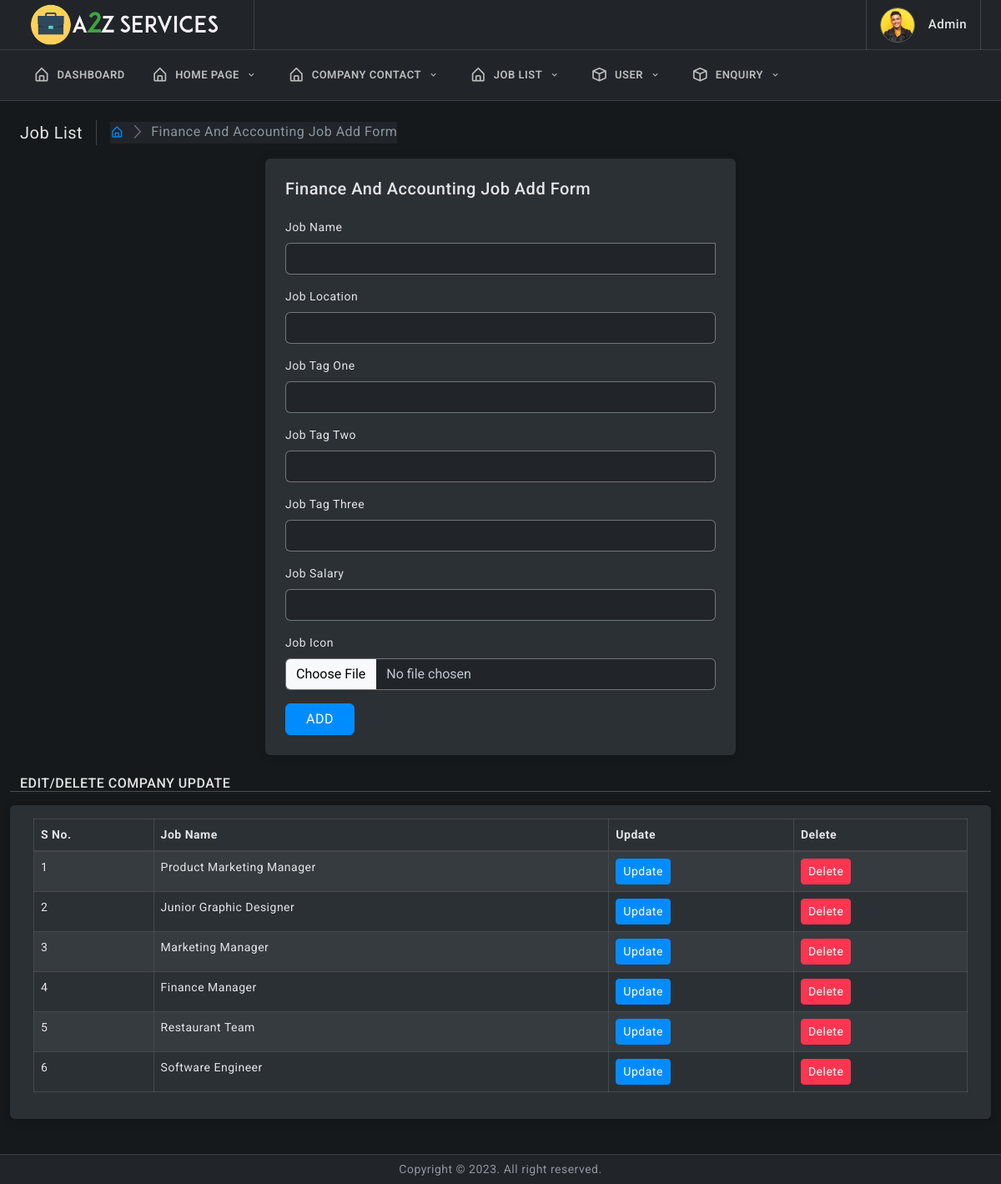
/admin/finance.php (signed in), run on the app's committed database.
### tables this page shows
CREATE TABLE `finance_popjob` (
  `id` int(11) NOT NULL,
  `job_icon` varchar(200) NOT NULL,
  `job_name` varchar(100) NOT NULL,
  `job_by` varchar(100) NOT NULL,
  `job_loc` varchar(200) NOT NULL,
  `job_tag_one` varchar(50) NOT NULL,
  `job_tag_two` varchar(50) NOT NULL,
  `job_tag_three` varchar(50) NOT NULL,
  `salary` varchar(100) NOT NULL
);

### admin/finance.php (the view, shortened to what this page needs)
<?php include_once("elements/connect.php");?>
<!doctype html>
<html lang="en">
<head>
	<link href="assets/plugins/simplebar/css/simplebar.css" rel="stylesheet" />
	<link href="assets/plugins/perfect-scrollbar/css/perfect-scrollbar.css" rel="stylesheet" />
	<link href="assets/plugins/metismenu/css/metisMenu.min.css" rel="stylesheet" />
	<link href="assets/css/pace.min.css" rel="stylesheet" />
	<link href="assets/css/bootstrap.min.css" rel="stylesheet">
	<link href="assets/css/bootstrap-extended.css" rel="stylesheet">
	<link href="assets/css/app.css" rel="stylesheet">
	<link href="assets/css/icons.css" rel="stylesheet">
	<link rel="stylesheet" href="assets/css/dark.css" />
</head>
<body>
	<?php include("elements/navbar.php");?>
		<div class="page-wrapper">
			<div class="page-content">
				<div class="page-breadcrumb d-none d-sm-flex align-items-center mb-3">
					<div class="breadcrumb-title pe-3">Job List</div>
					<div class="ps-3">
						<nav aria-label="breadcrumb">
							<ol class="breadcrumb mb-0 p-0">
								<li class="breadcrumb-item"><a href="javascript:;"><i class="bx bx-home-alt"></i></a>
								</li>
								<li class="breadcrumb-item active" aria-current="page">Finance And Accounting Job Add Form</li>
							</ol>
						</nav>
					</div>
				</div>
				<div class="row">
				<div class="col-xl-6 mx-auto">
					<div class="card">
						<div class="card-body p-4">
							<h5 class="mb-4">Finance And Accounting  Job Add Form</h5>
							<form class="row g-3" method="POST" action="elements/redirect" enctype="multipart/form-data">
                                <div class="col-md-12">
									<label for="input26" class="form-label">Job Name</label>
									<div class="input-group">
										<input type="text" class="form-control"  name="job_name"   autocomplete="off"  required>
									</div>
								</div>
                                <div class="col-md-12">
									<label for="input26" class="form-label">Job Location</label>
									<div class="input-group">
										<input type="text" class="form-control"  name="job_loc"   autocomplete="off"  required>
									</div>
								</div>
                                <div class="col-md-12">
									<label for="input26" class="form-label">Job Tag One</label>
									<div class="input-group">
										<input type="text" class="form-control"  name="job_tag_one"   autocomplete="off"  required>
									</div>
								</div>
                                <div class="col-md-12">
									<label for="input26" class="form-label">Job Tag Two</label>
									<div class="input-group">
										<input type="text" class="form-control"  name="job_tag_two"  autocomplete="off"  required>
									</div>
								</div>
                                <div class="col-md-12">
									<label for="input26" class="form-label">Job Tag Three</label>
									<div class="input-group">
										<input type="text" class="form-control"  name="job_tag_three"   autocomplete="off"  required>
									</div>
								</div>
                                <div class="col-md-12">
									<label for="input26" class="form-label">Job Salary</label>
									<div class="input-group">
										<input type="text" class="form-control"  name="salary"   autocomplete="off"  required>
									</div>
								</div>
	                            <div class="col-md-12">
		                            <label for="input26" class="form-label">Job Icon </label>
		                            <div class="input-group">
			                            <input type="file" class="form-control" name="job_icon" id="inputGroupFile01" required >
		                            </div>
	                            </div>
                                <div class="col-md-12">
		                            <div class="d-md-flex d-grid align-items-center gap-3">
                                        <input class="btn btn-primary px-4" type="submit" name="finadd" value="ADD">
		                            </div>
	                            </div>
                            </form>
						</div>
					</div>
				</div>
                <h6 class="mb-0 text-uppercase">Edit/Delete Company Update</h6>
				<hr/>
				<div class="card">
					<div class="card-body">
						<div class="table-responsive">
							<table id="example" class="table table-striped table-bordered" style="width:100%">
							    <thead>
									<tr>
										<th>S No.</th>
										<th>Job Name</th>
										<th>Update</th>
                                        <th>Delete</th>
									</tr>
								</thead>
								<tbody>
								<?php
                                $a=0;
                                $data=mysqli_query($conn,"SELECT * FROM finance_popjob ");
                                while($d=mysqli_fetch_array($data)){
                                    ?>
                                    <tr>
                                        <td><?php echo ++$a?></td>
                                        <td><?php echo $d['job_name']?></td>
								        <td><a href="finance-update-form?myid=<?php echo $d['id']?>" style="color: #fff;"><button class="btn btn-sm btn-primary">Update</button></a></td>
								        <td><button type="submit" name="fdelete" class="btn btn-sm btn-danger" onclick="delete_package('<?php echo $d['id']?>')">Delete</button></td>
                                    </tr>
                                    <?php
                                }
                                ?>
								</tbody>
							</table>
						</div>
					</div>
				</div>
			</div>
			</div>
		</div>
		<footer class="page-footer">
			<p class="mb-0">Copyright © 2023. All right reserved.</p>
		</footer>
	</div>
</body>
</html>

### admin/assets/css/app.css (style rules this page uses)
body { font-size: 14px; color: #4c5258; letter-spacing: 0.5px; background-color: #f7f7ff; font-family: 'Roboto', sans-serif; }
.page-wrapper { height: 100%; margin-top: 120px; margin-bottom: 30px; margin-left: 0px; }
.page-content { padding: 1.5rem; }
.page-footer { background: #ffffff; left: 0px; right: 0; bottom: 0; position: fixed; text-align: center; padding: 7px; font-size: 14px; border-top: 1px solid #e4e4e4; z-index: 3; }
.breadcrumb-title { font-size: 20px; border-right: 1.5px solid #aaa4a4; }
.page-breadcrumb .breadcrumb li.breadcrumb-item { font-size: 16px; }
.page-breadcrumb .breadcrumb-item+.breadcrumb-item::before { display: inline-block; padding-right: .5rem; color: #6c757d; font-family: 'LineIcons'; content: "\ea5c"; }
input::placeholder { color: #000 !important; opacity: .3 !important }

### admin/assets/css/dark.css (style rules this page uses)
body { color: var(--bs-body-color); --bs-body-color: #e4e5e6; background-color: #16191b; }
.h1, .h2, .h3, .h4, .h5, .h6, h1, h2, h3, h4, h5, h6 { color: #e4e5e6; }
p { color: #91949f; }
.card { background-color: #2b3035; box-shadow: 0 0.1rem 0.7rem rgb(0 0 0 / 20%); }
.page-footer { background-color: #212529; border-top: 1px solid rgb(237 237 237 / 12%); }
::placeholder { color: #e4e5e6 !important; opacity: .5 !important; }
.table { --bs-table-bg: transparent; --bs-table-striped-color: #e4e5e6; --bs-table-striped-bg: rgba(255, 255, 0255, 0.05); --bs-table-active-color: #e4e5e6; --bs-table-active-bg: rgba(255, 255, 255, 0.1); --bs-table-hover-color: #e4e5e6; --bs-table-hover-bg: rgba(255, 255, 255, 0.075); width: 100%; margin-bottom: 1rem; color: #e4e5e6; vertical-align: top; border-color: rgb(255 255 255 / 12%); --bs-table-color: #e4e5e6; }
.table td, .table th { border-color: rgb(255 255 255 / 12%); }
.table thead th { border-bottom: 2px solid rgb(255 255 255 / 12%); }
.breadcrumb { background-color: #212529; }
.breadcrumb-item.active { color: #8b969f; }
.breadcrumb-title { border-right: 1.5px solid rgb(255 255 255 / 18%); }
.form-control { color: #c0c8d1; background-color: #212529; border: 1px solid rgb(255 255 255 / 34%); }
.form-control::placeholder { color: #e4e5e6 !important; opacity: .5 !important; }
.table-bordered td, .table-bordered th { border: 1px solid rgb(255 255 255 / 12%); }
.table-bordered { border: 1px solid rgb(255 255 255 / 12%); }

### data on the page
finance_popjob: job_name "Product Marketing Manager"
finance_popjob: job_name "Junior Graphic Designer"
finance_popjob: job_name "Marketing Manager"
finance_popjob: job_name "Finance Manager"
finance_popjob: job_name "Restaurant Team"
finance_popjob: job_name "Software Engineer"
